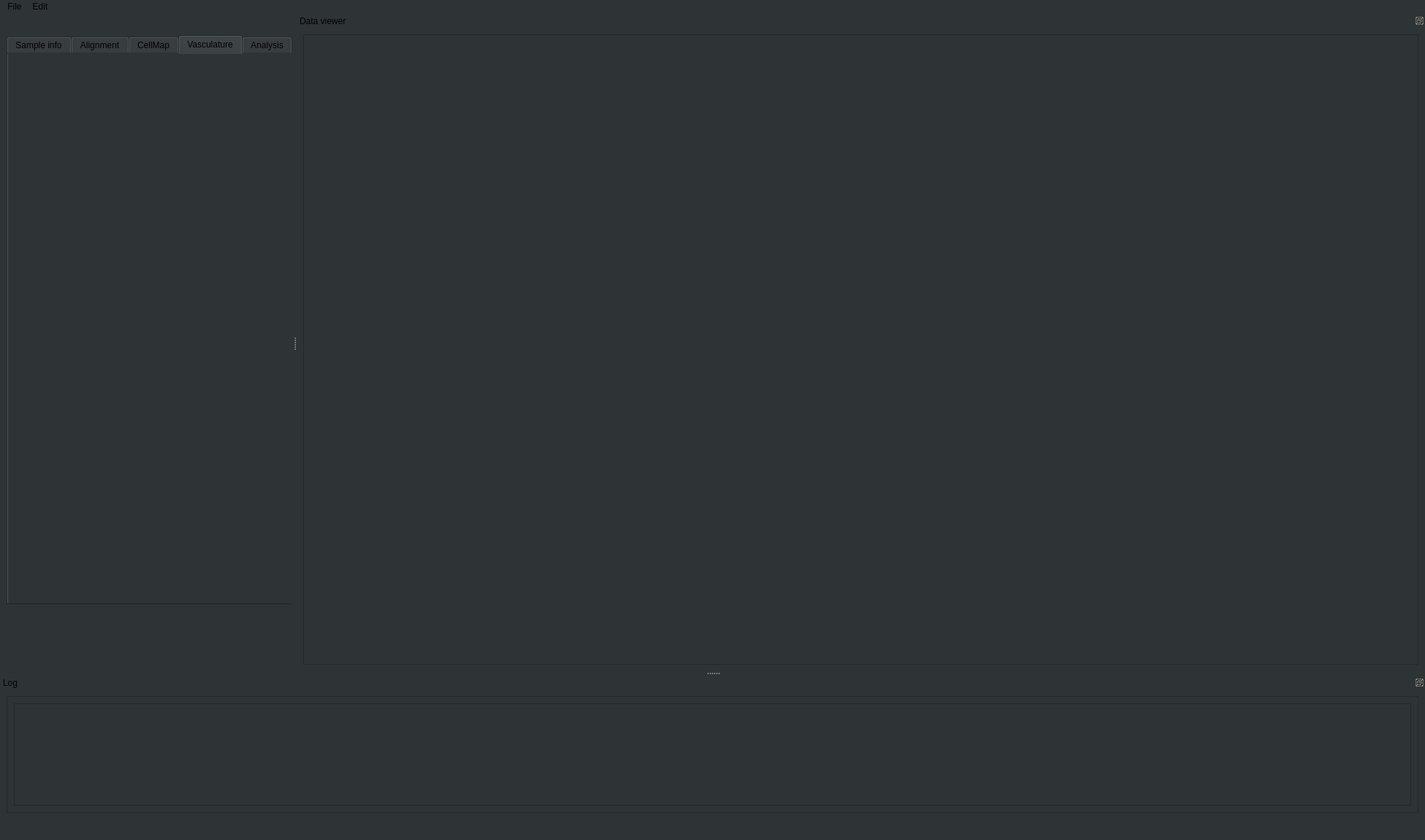
<?xml version="1.0" encoding="UTF-8"?>
<ui version="4.0">
 <class>ClearMapGui</class>
 <widget class="QMainWindow" name="ClearMapGui">
  <property name="geometry">
   <rect>
    <x>0</x>
    <y>0</y>
    <width>1950</width>
    <height>1150</height>
   </rect>
  </property>
  <property name="minimumSize">
   <size>
    <width>1600</width>
    <height>1000</height>
   </size>
  </property>
  <property name="windowTitle">
   <string>ClearMapGui</string>
  </property>
  <property name="styleSheet">
   <string notr="true">background-color: rgb(46, 52, 54);</string>
  </property>
  <widget class="QWidget" name="centralwidget">
   <property name="maximumSize">
    <size>
     <width>400</width>
     <height>820</height>
    </size>
   </property>
   <layout class="QHBoxLayout" name="horizontalLayout">
    <item>
     <layout class="QVBoxLayout" name="verticalLayout">
      <item>
       <widget class="QLabel" name="logoLabel">
        <property name="maximumSize">
         <size>
          <width>50</width>
          <height>30</height>
         </size>
        </property>
        <property name="text">
         <string/>
        </property>
        <property name="pixmap">
         <pixmap>logo_cyber.png</pixmap>
        </property>
        <property name="scaledContents">
         <bool>true</bool>
        </property>
        <property name="alignment">
         <set>Qt::AlignCenter</set>
        </property>
       </widget>
      </item>
      <item>
       <widget class="QTabWidget" name="tabWidget">
        <property name="minimumSize">
         <size>
          <width>400</width>
          <height>780</height>
         </size>
        </property>
        <property name="maximumSize">
         <size>
          <width>400</width>
          <height>780</height>
         </size>
        </property>
        <property name="currentIndex">
         <number>3</number>
        </property>
        <widget class="QWidget" name="sample_tab">
         <attribute name="title">
          <string>Sample info</string>
         </attribute>
        </widget>
        <widget class="QWidget" name="preprocessing_tab">
         <attribute name="title">
          <string>Alignment</string>
         </attribute>
        </widget>
        <widget class="QWidget" name="cell_map_tab">
         <attribute name="title">
          <string>CellMap</string>
         </attribute>
        </widget>
        <widget class="QWidget" name="tab_2">
         <attribute name="title">
          <string>Vasculature</string>
         </attribute>
        </widget>
        <widget class="QWidget" name="tab">
         <attribute name="title">
          <string>Analysis</string>
         </attribute>
        </widget>
       </widget>
      </item>
      <item>
       <spacer name="verticalSpacer">
        <property name="orientation">
         <enum>Qt::Vertical</enum>
        </property>
        <property name="sizeHint" stdset="0">
         <size>
          <width>20</width>
          <height>40</height>
         </size>
        </property>
       </spacer>
      </item>
     </layout>
    </item>
   </layout>
  </widget>
  <widget class="QMenuBar" name="menubar">
   <property name="geometry">
    <rect>
     <x>0</x>
     <y>0</y>
     <width>1950</width>
     <height>22</height>
    </rect>
   </property>
   <widget class="QMenu" name="file_menu">
    <property name="title">
     <string>File</string>
    </property>
   </widget>
   <widget class="QMenu" name="menuEdit">
    <property name="title">
     <string>Edit</string>
    </property>
    <addaction name="actionPreferences"/>
   </widget>
   <addaction name="file_menu"/>
   <addaction name="menuEdit"/>
  </widget>
  <widget class="QStatusBar" name="statusbar">
   <property name="font">
    <font>
     <pointsize>14</pointsize>
    </font>
   </property>
  </widget>
  <widget class="QDockWidget" name="dockWidget">
   <property name="minimumSize">
    <size>
     <width>108</width>
     <height>127</height>
    </size>
   </property>
   <property name="baseSize">
    <size>
     <width>0</width>
     <height>127</height>
    </size>
   </property>
   <property name="features">
    <set>QDockWidget::DockWidgetFloatable|QDockWidget::DockWidgetMovable</set>
   </property>
   <property name="allowedAreas">
    <set>Qt::AllDockWidgetAreas</set>
   </property>
   <property name="windowTitle">
    <string>Log</string>
   </property>
   <attribute name="dockWidgetArea">
    <number>8</number>
   </attribute>
   <widget class="QWidget" name="dockWidgetContents">
    <layout class="QHBoxLayout" name="horizontalLayout_3">
     <item>
      <widget class="QFrame" name="frame_3">
       <property name="frameShape">
        <enum>QFrame::StyledPanel</enum>
       </property>
       <property name="frameShadow">
        <enum>QFrame::Raised</enum>
       </property>
       <layout class="QHBoxLayout" name="horizontalLayout_4">
        <item>
         <widget class="QTextBrowser" name="textBrowser">
          <property name="font">
           <font>
            <family>Monospace</family>
            <pointsize>12</pointsize>
           </font>
          </property>
         </widget>
        </item>
       </layout>
      </widget>
     </item>
    </layout>
   </widget>
  </widget>
  <widget class="QDockWidget" name="graphDock">
   <property name="minimumSize">
    <size>
     <width>1529</width>
     <height>900</height>
    </size>
   </property>
   <property name="baseSize">
    <size>
     <width>0</width>
     <height>1748</height>
    </size>
   </property>
   <property name="features">
    <set>QDockWidget::DockWidgetFloatable|QDockWidget::DockWidgetMovable</set>
   </property>
   <property name="windowTitle">
    <string>Data viewer</string>
   </property>
   <attribute name="dockWidgetArea">
    <number>2</number>
   </attribute>
   <widget class="QWidget" name="dataViewerDockWidgetContents">
    <property name="minimumSize">
     <size>
      <width>1529</width>
      <height>0</height>
     </size>
    </property>
    <layout class="QHBoxLayout" name="horizontalLayout_6">
     <item>
      <layout class="QGridLayout" name="graphLayout">
       <item row="0" column="0">
        <widget class="QFrame" name="frame">
         <property name="frameShape">
          <enum>QFrame::StyledPanel</enum>
         </property>
         <property name="frameShadow">
          <enum>QFrame::Raised</enum>
         </property>
         <layout class="QHBoxLayout" name="horizontalLayout_8"/>
        </widget>
       </item>
      </layout>
     </item>
    </layout>
   </widget>
  </widget>
  <action name="actionPreferences">
   <property name="text">
    <string>Preferences</string>
   </property>
  </action>
 </widget>
 <resources/>
 <connections/>
 <slots>
  <slot>spin_slot()</slot>
 </slots>
</ui>
